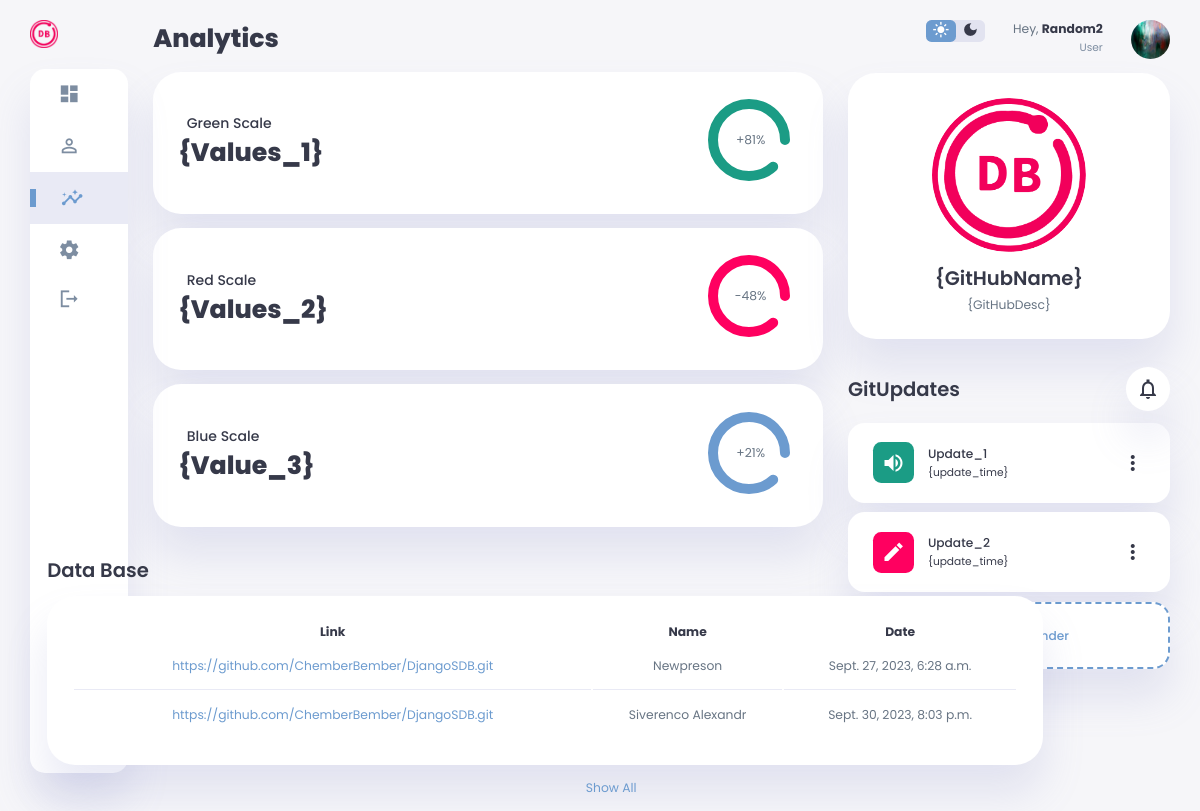
Screenshot of /analytics (signed in) with the database file from the repository.
### main/models.py (models this page shows)
class Projects(models.Model):
    Usernick = models.ForeignKey(UserData, on_delete=models.CASCADE)
    ProjectName = models.CharField(max_length=100)
    ProjectDescription = models.TextField(null = True, blank = True,)
    ProjectLink = models.URLField(max_length=100)
    ProjectDate = models.DateTimeField(auto_now_add=True)

class UserData(models.Model):
    Usernick = models.CharField(primary_key=True, max_length=20,default='ERROR')
    UserF = models.ForeignKey(User, on_delete=models.CASCADE)
    Fullname = models.CharField(max_length=20, null = True)
    UserAvatar = models.ImageField(upload_to='./static/DbImages/DBimages',null=True,default='./static/DbImages/DBimages/userunknown.jpg')
    UserGitLink = models.CharField(max_length=50, null = True)
    UserGroup = models.CharField(max_length=15, null = True)

### main/views.py (the view)
# urls.py: path('analytics',views.testable,name = 'analytics'),
def testable(request):
    projects = Projects.objects.all()
    userdata = UserData.objects
    return render(request, 'main/analytics.html',{'projects': projects, 'userdata': userdata})

### main/templates/main/analytics.html (shortened to what this page needs)
{% extends 'main/base.html' %}
{% load static %}
{% block main %}
    <h1>Analytics</h1>
            <div class="analyse">
                <div class="sales">
                    <div class="status">
                        <div class="info">
                            <h3>Green Scale</h3>
                            <h1>{Values_1}</h1>
                        </div>
                        <div class="progresss">
                            <svg>
                                <circle cx="38" cy="38" r="36"></circle>
                            </svg>
                            <div class="percentage">
                                <p>+81%</p>
                            </div>
                        </div>
                    </div>
                </div>
                <div class="visits">
                    <div class="status">
                        <div class="info">
                            <h3>Red Scale</h3>
                            <h1>{Values_2}</h1>
                        </div>
                        <div class="progresss">
                            <svg>
                                <circle cx="38" cy="38" r="36"></circle>
                            </svg>
                            <div class="percentage">
                                <p>-48%</p>
                            </div>
                        </div>
                    </div>
                </div>
                <div class="searches">
                    <div class="status">
                        <div class="info">
                            <h3>Blue Scale</h3>
                            <h1>{Value_3}</h1>
                        </div>
                        <div class="progresss">
                            <svg>
                                <circle cx="38" cy="38" r="36"></circle>
                            </svg>
                            <div class="percentage">
                                <p>+21%</p>
                            </div>
                        </div>
                    </div>
                </div>
            </div>
            <div class="recent-orders">
                <h2>Data Base</h2>
                <table>
                    <thead>
                        <tr>
                            <th>Link</th>
                            <th>Name</th>
                            <th>Date</th>
                        </tr>
                    </thead>
                    <tbody>
                    {% for project in projects%}
                    <tr>
                        <td>
                            <a href = '{{project.ProjectLink}}'>{{project.ProjectLink}}</a>
                        </td>
                    <td>
                        {{project.Usernick.Fullname}}
                    </td>
                    <td>
                        {{project.ProjectDate}}
                    </td>
                        {% endfor %}
                    </tbody>
                </table>
                <a href="#">Show All</a>
            </div>
{% endblock %}

### main/templates/main/base.html (shortened to what this page needs)
{% load static %}
<!DOCTYPE html>
<html lang="en">
<head>
    <link rel="stylesheet" href="{%static 'css/css5/style.css'%}">
</head>
<body>
    <div class="container">
{% block sidebar %}
<aside>
            <div class="toggle">
                <div class="logo">
                    <img src="{%static 'images/DB Logo.png'%}">
                </div>
            </div>
            <div class="sidebar">
                {% if request.path == '/dashboard' %}
                <a href="dashboard" class="activedashboard">
                    <span class="material-icons-sharp">
                        dashboard
                    </span>
                    <h3>Dashboard</h3>
                </a>
                {% else %}
                <a href="dashboard">
                    <span class="material-icons-sharp">
                    </span>
                </a>
                {% endif %}
                {% if request.path == '/users' %}
                <a href="users" class="active">
                    <span class="material-icons-sharp">
                        person_outline
                    </span>
                    <h3>Profile</h3>
                </a>
                {% else %}
                <a href="users">
                    <span class="material-icons-sharp">
                    </span>
                </a>
                {% endif %}
                {% if request.path == '/analytics' %}
                <a href="analytics" class="active">
                    <span class="material-icons-sharp">
                    </span>
                </a>
                {% endif %}
                {% if request.path == '/settings' %}
                <a href="settings" class="active">
                    <span class="material-icons-sharp">
                        settings
                    </span>
                    <h3>Settings</h3>
                </a>
                {% else %}
                <a href="settings">
                    <span class="material-icons-sharp">
                    </span>
                </a>
                {% endif %}
                <a href="{%url 'logout'%}">
                    <span class="material-icons-sharp">
                    </span>
                </a>
            </div>
        </aside>
{% endblock %}
<main>
{% block main %}{% endblock %}
    </main>
        {% block rightsection %}
        <div class="right-section">
            <div class="nav">
                <div class="dark-mode">
                    <span class="material-icons-sharp active">
                    </span>
                    <span class="material-icons-sharp">
                    </span>
                </div>
                {% if request.user.is_authenticated %}
                <div class="profile">
                    <div class="info">
                        <p>Hey, <b>{{user.username}}</b></p>
                        {% if user.username == "admin" %}
                        <small class="text-muted">Admin</small>
                        {% else %}
                        <small class="text-muted">User</small>
                        {%endif%}
                    </div>
                    <div class="profile-photo">
                        <img src="images/profile-1.jpg">
                    </div>
                </div>
                {% else %}
                <a class="loginbtn" href="login">Login</a>
                <a class="createacc" href="registration">Create account</a>
            {%endif%}
            </div>
            {% block rightuser %}
            <div class="user-profile">
                <div class="logo">
                    <img src="{%static 'images/DB Logo.png'%}">
                    <h2>{GitHubName}</h2>
                    <p>{GitHubDesc}</p>
                </div>
            </div>
            <div class="reminders">
                <div class="header">
                    <h2>GitUpdates</h2>
                    <span class="material-icons-sharp">
                    </span>
                </div>
                <div class="notification">
                    <div class="icon">
                        <span class="material-icons-sharp">
                        </span>
                    </div>
                    <div class="content">
                        <div class="info">
                            <h3>Update_1</h3>
                            <small class="text_muted">
                                {update_time}
                            </small>
                        </div>
                        <span class="material-icons-sharp">
                        </span>
                    </div>
                </div>
                <div class="notification deactive">
                    <div class="icon">
                        <span class="material-icons-sharp">
                        </span>
                    </div>
                    <div class="content">
                        <div class="info">
                            <h3>Update_2</h3>
                            <small class="text_muted">
                                {update_time}
                            </small>
                        </div>
                        <span class="material-icons-sharp">
                        </span>
                    </div>
                </div>
                <div class="notification add-reminder">
                    <div>
                        <h3>Add Reminder</h3>
                    </div>
                </div>
            </div>
            {% endblock %}
        </div>
        {% endblock %}
        </div>
</body>
</html>

### rows the page displays
Projects: ProjectLink "https://github.com/ChemberBember/DjangoSDB.git", Usernick.Fullname "Newpreson", ProjectDate "Sept. 27, 2023, 6:28 a.m."
Projects: ProjectLink "https://github.com/ChemberBember/DjangoSDB.git", Usernick.Fullname "Siverenco Alexandr", ProjectDate "Sept. 30, 2023, 8:03 p.m."

### other values shown
{{ user.username }} "Random2"
